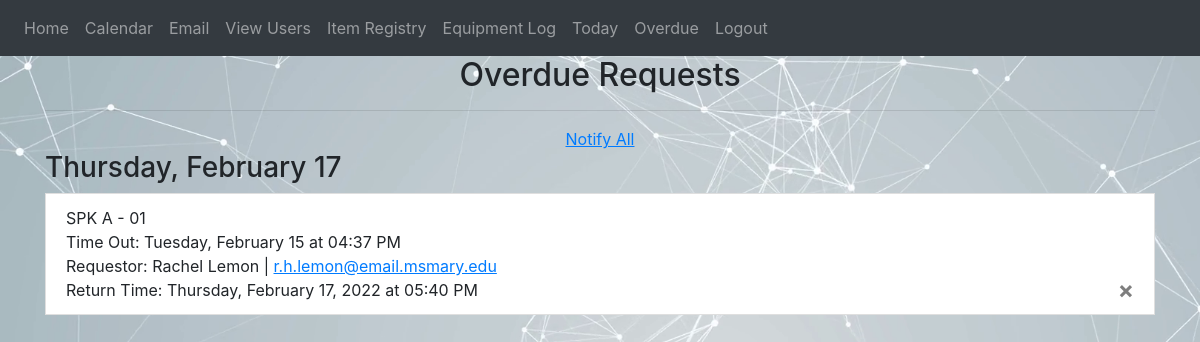
Before: /tech/overdue (signed in) with the older database file.
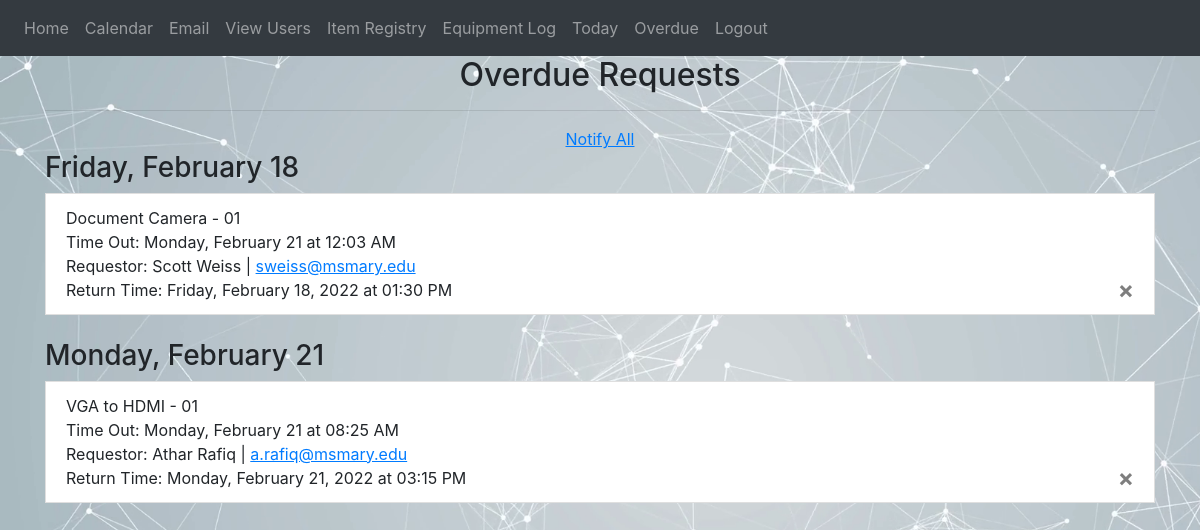
After: the same page with the newer database file.
### website/models.py (models this page shows)
class InventoryOut(db.Model):
    id = db.Column(db.Integer, primary_key=True)
    item_name = db.Column(db.String(150))
    item_type = db.Column(db.String(75))
    item_number = db.Column(db.Integer)
    dateOut = db.Column(db.DateTime, index=True, default=func.now())
    user_email = db.Column(db.String(150))
    returnDate = db.Column(db.DateTime, index=True, default=func.now())

class User(db.Model, UserMixin):
    id = db.Column(db.Integer, primary_key=True)
    email = db.Column(db.String(150), unique=True)
    password = db.Column(db.String(150))
    first_name = db.Column(db.String(75))
    last_name = db.Column(db.String(75))
    department = db.Column(db.String(150))
    tickets = db.relationship('Ticket')

### website/auth.py (the view)
@auth.route('/tech/overdue', methods=['GET', 'POST'])
@login_required
def overdue():
    users = User.query.order_by(User.last_name).all()
    out = InventoryOut.query.order_by(InventoryOut.item_type.asc(), InventoryOut.item_number).all()
    overdue = InventoryOut.query.filter(InventoryOut.returnDate < (datetime.utcnow() - timedelta(hours=5))).all()
    if current_user.department == 'MANAGER' or current_user.department == 'ITSC' or current_user.department == 'LEAD':
        return render_template("overdue.html", user=current_user, out=out, users=users, overdue=overdue)
    else:
        flash('Access Restricted', category='error')
        return redirect(url_for('routes.home'))
    return render_template("overdue.html", user=current_user, out=out, users=users)

### website/__init__.py (called while the page is built)
def create_app():
    app = Flask(__name__)
    app.config['SECRET_KEY'] = 'hjshjhdjah kjshkjdhjs'
    app.config['SQLALCHEMY_DATABASE_URI'] = f'sqlite:///{DB_NAME}'
    app.config['SQLALCHEMY_TRACK_MODIFICATIONS'] = True
    db.init_app(app)
    from .routes import routes
    from .auth import auth
    app.register_blueprint(routes, url_prefix='/')
    app.register_blueprint(auth, url_prefix='/')
    from .models import User, Ticket
    create_database(app)
    login_manager = LoginManager()
    login_manager.login_view = 'auth.login'
    login_manager.init_app(app)
    @login_manager.user_loader
    def load_user(id):
        return User.query.get(int(id))
    return app

### website/templates/overdue.html
{% extends "base.html" %} {% block title %}Overdue{% endblock %} {% block content %}
<h2 align="center">Overdue Requests</h2>
<hr />
<div align="center">
    <a href="mailto: {% for data in overdue %}{{ data.user_email }};{% endfor %}?subject=ITSC Notice TEST&body=This is a notice from Mount St. Mary's University
        Information Technology Student Center.">
        <u>Notify All</u>
    </a>
</div>
{% for data in overdue %}
<h3>{{ data.returnDate.strftime('%A, %B %d') }}</h3>
<li class="list-group-item">
    <div>
        {{ data.item_name.replace('_', ' ') }} - {% if data.item_number < 10 %}0{% endif %}{{ data.item_number }}
        <br />
        Time Out: {{ data.dateOut.strftime('%A, %B %d at %I:%M %p') }}
        <br />
        Requestor:
        {% for user in users %}
            {% if user.email == data.user_email %}
                {{ user.first_name }} {{ user.last_name }}
            {% endif %}
        {% endfor %}
        | <a href="mailto: {{data.user_email}}?subject=ITSC Notice TEST&body=This is a notice from Mount St. Mary's University
        Information Technology Student Center.">
            <u>{{ data.user_email }}</u>
        </a>
        <br />
        Return Time: {{ data.returnDate.strftime('%A, %B %d, %Y at %I:%M %p') }}
        {% if user.department == 'MANAGER' or user.department == 'ITSC' %}
        <button type="button" class="close" onClick="signIn({{ data.id }})">
            <span aria-hidden="true">&times;</span>
        </button>
        {% endif %}
    </div>
    </li>
<br />
{% endfor %}
{% endblock %}

Changed rows visible on the page:
removed InventoryOut: returnDate "Thursday, February 17", item_name.replace "SPK A", shows "0", item_number "1", dateOut "Tuesday, February 15 at 04:37 PM", user_email "r.h.lemon@email.msmary.edu", returnDate "Thursday, February 17, 2022 at 05:40 PM"
removed User: first_name "Rachel", last_name "Lemon", shown under "Thursday, February 17"
added InventoryOut: returnDate "Friday, February 18", item_name.replace "Document Camera", shows "0", item_number "1", dateOut "Monday, February 21 at 12:03 AM", user_email "sweiss@msmary.edu", returnDate "Friday, February 18, 2022 at 01:30 PM"
now on this page (row unchanged): User: first_name "Scott", last_name "Weiss", shown under "Friday, February 18"
added InventoryOut: returnDate "Monday, February 21", item_name.replace "VGA to HDMI", shows "0", item_number "1", dateOut "Monday, February 21 at 08:25 AM", user_email "a.rafiq@msmary.edu", returnDate "Monday, February 21, 2022 at 03:15 PM"
now on this page (row unchanged): User: first_name "Athar", last_name "Rafiq", shown under "Monday, February 21"
